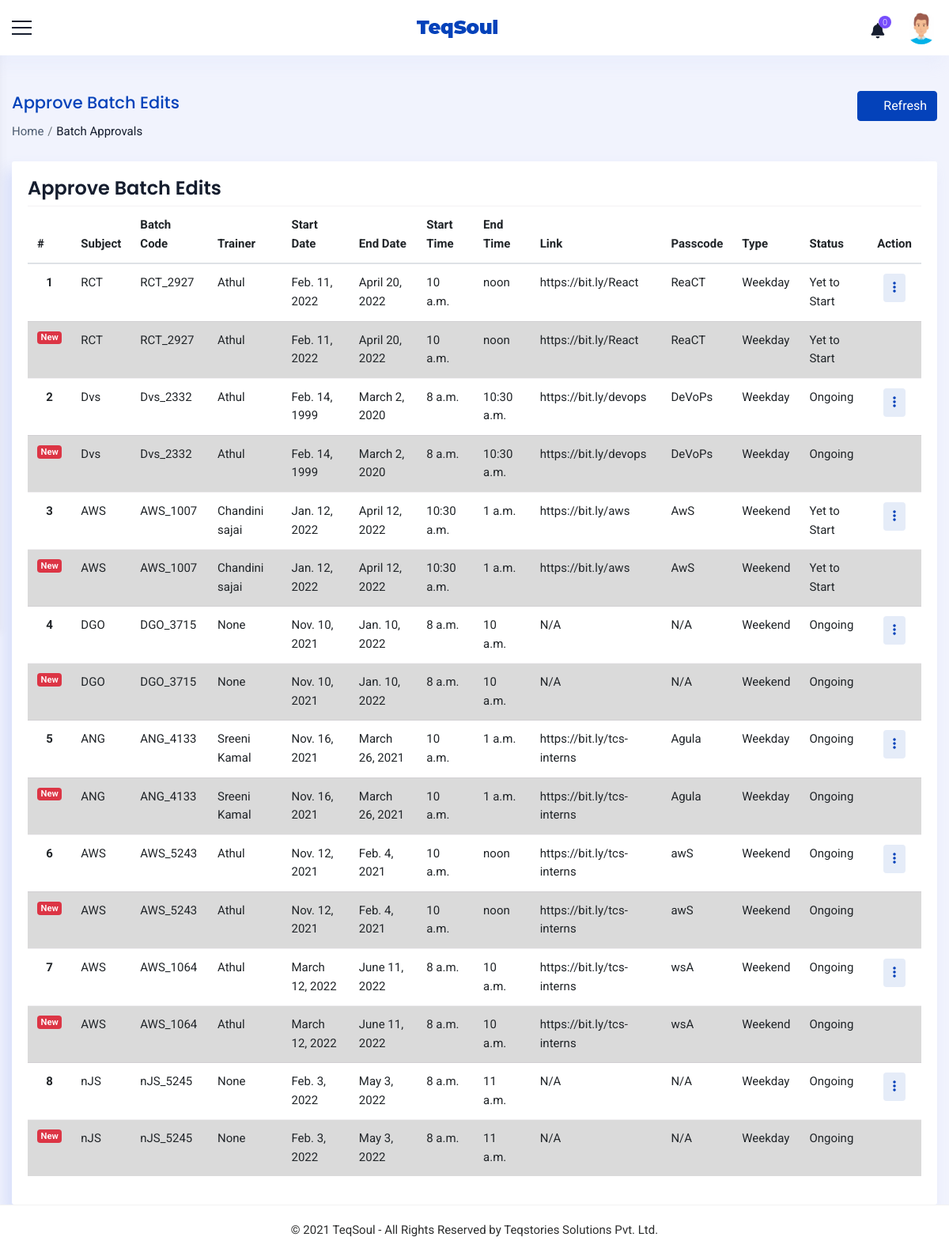
The page /operations/view/batch/approvals/ (signed in) on the database its author committed.
### accounts/models.py (models this page shows, shortened)
class Staff(models.Model):
    value= (
    ('1', 'Operations'),
    ('2', 'Sales'),
    ('3', 'Trainer'),
    ('4', 'Admin'),
    ('5', 'Operations Manager'),
    ('6', 'Sales Manager'),
    ('7', 'Trainer Manager'),
    )
    user = models.OneToOneField(User,on_delete=models.CASCADE,null=True,blank=True)
    name = models.CharField(max_length=100,null=True, blank=True)
    empid = models.CharField(max_length=100,null=True, blank=True)
    mobile = models.CharField(max_length=10,null=True, blank=True)
    email = models.EmailField(max_length=200,null=True, blank=True)
    sex = models.CharField(max_length=10,null=True,choices=sex_choices, blank=True)
    dob = models.DateField(null=True, blank=True)
    doj = models.DateField(null=True, blank=True)
    blood_group = models.CharField(max_length=100,null=True, blank=True,choices=groups)
    house = models.CharField(max_length=100,null=True, blank=True)
    street =models.CharField(max_length=100,null=True, blank=True)
    street2 =models.CharField(max_length=100,null=True, blank=True)
    city = models.CharField(max_length=100,null=True, blank=True)
    state = models.CharField(max_length=100,null=True,choices=state, blank=True)
    pin = models.CharField(max_length=100,null=True,blank=True)
    stype = models.CharField(max_length=100,null=True,choices=value, blank=True)
    status = models.CharField(max_length=20,choices=(('Active','Active'),('Inactive','Inactive')),default='Active')
    profile_pic = models.ImageField(null=True, blank=True,upload_to='images/dp/',default='accounts/static/images/user3.png')
    facebook = models.CharField(max_length=1000, null=True, blank=True)
    linkedin = models.CharField(max_length=1000, null=True, blank=True)
    instagram = models.CharField(max_length=1000, null=True, blank=True)
    approval = models.BooleanField(null=True, blank=True, default=False)
    def __str__(self):
        return self.name
    class Meta:
        unique_together = [['name']]

class TempBatch(models.Model):
    batch = models.ForeignKey(Batch, on_delete=models.CASCADE,null=True, blank=True)
    subject = models.ForeignKey(Course,on_delete=models.CASCADE)
    batch_code = models.CharField(max_length=500, blank=True)
    trainer = models.ForeignKey(Staff,on_delete=models.CASCADE,null=True, blank=True,limit_choices_to={'stype':"3"})
    start_date = models.DateField(null=True, blank=True)
    end_date = models.DateField(null=True, blank=True)
    start_time = models.TimeField(null=True, blank=True)
    end_time = models.TimeField(null=True, blank=True)
    link = models.CharField(max_length=1000, null=True, blank=True)
    passcode = models.CharField(max_length=250,null=True, blank=True)
    type = models.CharField(max_length=100,choices=(('Weekend', 'Weekend'),('Weekday','Weekday')))
    status = models.CharField(max_length=100,choices=(('2','Yet to Start'),('1','Ongoing'),('3','Completed'),('4','Cancelled')),default='2')
    to_be_approved_by = models.ForeignKey(Staff,on_delete=models.CASCADE,null=True, blank=True,related_name='temp_approved_by')

class Course(models.Model):
    name = models.CharField(max_length=1000,null=True, blank=True)
    code = models.CharField(max_length=10, null=True, blank=True)
    fee = models.CharField(max_length=10, null=True, blank=True)
    pic = models.ImageField(null=True, blank=True, default='accounts/static/images/course.jpg',upload_to='images/course/')

class Batch(models.Model):
    subject = models.ForeignKey(Course,on_delete=models.CASCADE)
    batch_code = models.CharField(max_length=500, blank=True)
    trainer = models.ForeignKey(Staff,on_delete=models.CASCADE,null=True, blank=True,limit_choices_to={'stype':"3"})
    start_date = models.DateField(null=True, blank=True)
    end_date = models.DateField(null=True, blank=True)
    start_time = models.TimeField(null=True, blank=True)
    end_time = models.TimeField(null=True, blank=True)
    link = models.CharField(max_length=1000, null=True, blank=True)
    passcode = models.CharField(max_length=250,null=True, blank=True)
    type = models.CharField(max_length=100,choices=(('Weekend', 'Weekend'),('Weekday','Weekday')))
    status = models.CharField(max_length=100,choices=(('2','Yet to Start'),('1','Ongoing'),('3','Completed'),('4','Cancelled')),default='2')
    strength = models.IntegerField(null=True, blank=True)
    last_edit_time = models.DateTimeField(null=True, blank=True)
    last_edit_user = models.ForeignKey(Staff,on_delete=models.CASCADE,null=True, blank=True,related_name='edited_by')
    approval = models.CharField(max_length=100,null=True, blank=True,choices=approval_choices ,default='2')
    to_be_approved_by = models.ForeignKey(Staff,on_delete=models.CASCADE,null=True, blank=True,related_name='approved_by')

### accounts/views.py (the view)
# urls.py: path('operations/view/batch/approvals/',ViewBatchEditApprovals.as_view(),name='batch_edit_approvals'),
class ViewBatchEditApprovals(View):
    def get(self, request):
        x = ManagerCheck(request)
        if x == True:
            staff = Staff.objects.get(user=request.user)
            notify = Notifications(staff)
            count = CountNotifications(notify)
            if staff.stype == '4':
                temp = TempBatch.objects.all()
            elif staff.stype == '5':
                temp = TempBatch.objects.filter(to_be_approved_by=staff)
            context={'count':count,'notify':notify,'staff':staff,'temp':temp}
            return render(request,'operations/batch_approvals.html',context)
        else:
            if request.user.is_authenticated:
                return render(request,'messages/common/permission_error.html')
            else:
                return redirect('home')

### accounts/functions.py (called while the page is built)
def ManagerCheck(request):
    user = request.user
    if user.is_authenticated:
        try:
            staff = Staff.objects.get(user=user)
            if staff.stype == '6' or staff.stype=='4' or staff.stype== '5' or staff.stype== '7':
                return (True)
            else:
                return (False)
        except:
            return (False)
    else:
        return (False)

def Notifications(staff):
    notifications = Notification.objects.filter(user1=staff,status='2').order_by('-date').order_by('-time')
    return notifications

def CountNotifications(notifications):
    count = 0
    for i in notifications:
        count = count +1
    return count

### accounts/templates/operations/batch_approvals.html (shortened to what this page needs)
{% extends 'common/main.html' %}
{% load static %}
{% block content %}
{% include 'common/header.html' %}
<div class="container_full">
    <div class="content_wrapper bg_homebefore inner-wrapper tables-sec">
        <div class="container-fluid">
            <div class="breadcrumbbar">
                <div class="row">
                    <div class="col-md-8 col-lg-8">
                        <h4 class="page-title">Approve Batch Edits</h4>
                        <div class="breadcrumb-list">
                            <ol class="breadcrumb">
                                <li class="breadcrumb-item"><a href="{% url 'home' %}">Home</a></li>
                                <li class="breadcrumb-item active" aria-current="page">Batch Approvals</li>
                            </ol>
                        </div>
                    </div>
                    <div class="col-md-4 col-lg-4 mr-0">
                        <div class="widgetbar">
                            <button class="btn btn-primary" onclick="window.location.reload()"><i class="ti ti-reload mr-2"></i>Refresh</button>
                        </div>
                    </div>
                </div>
            </div>
            <div class="row">
                <div class="col-lg-12 col-md-12 col-12">
                    <div class="card">
                        <h4 class="m-t-0 header-title">Approve Batch Edits</h4>
                        <div class="table-responsive">
                            <table class="table table-hover">
                                <thead>
                                    <tr>
                                        <th>#</th>
                                        <th>Subject</th>
                                        <th>Batch Code</th>
                                        <th>Trainer</th>
                                        <th>Start Date</th>
                                        <th>End Date</th>
                                        <th>Start Time</th>
                                        <th>End Time</th>
                                        <th>Link</th>
                                        <th>Passcode</th>
                                        <th>Type</th>
                                        <th>Status</th>
                                        <th class="text-right">Action</th>
                                    </tr>
                                </thead>
                                <tbody>
                                    {% for i in temp %}
                                    <tr>
                                        <th scope="row" style="text-align:center">{{forloop.counter}}</th>
                                        <td>{{i.subject.code}}</td>
                                        <td>{{i.batch_code}}</td>
                                        <td>{{i.trainer}}</td>
                                        <td>{{i.start_date}}</td>
                                        <td>{{i.end_date}}</td>
                                        <td>{{i.start_time}}</td>
                                        <td>{{i.end_time}}</td>
                                        {% if not i.link %}
                                        <td>N/A</td>
                                        <td>N/A</td>
                                        {% else %}
                                        <td>{{i.link}}</td>
                                        <td>{{i.passcode}}</td>
                                        {% endif %}
                                        <td>{{i.type}}</td>
                                        <td>{{i.get_status_display}}</td>
                                        <td  class="text-right">
                                            <div class="btn-group mr-2">
                                                <div class="dropdown">
                                                  <button class="btn btn-round btn-primary-rgba" type="button" id="CustomdropdownMenuButton4" data-toggle="dropdown" aria-haspopup="true" aria-expanded="false"><i class="fas fa-ellipsis-v"></i></button>
                                                </div>
                                            </div>
                                        </td>
                                    </tr>
                                    <tr class="table-active">
                                        <th scope="row"><span class="badge badge-pill badge-danger float-right">New</span></th>
                                        <td>{{i.batch.subject.code}}</td>
                                        <td>{{i.batch.batch_code}}</td>
                                        <td>{{i.batch.trainer}}</td>
                                        <td>{{i.batch.start_date}}</td>
                                        <td>{{i.batch.end_date}}</td>
                                        <td>{{i.batch.start_time}}</td>
                                        <td>{{i.batch.end_time}}</td>
                                        {% if not i.link %}
                                        <td>N/A</td>
                                        <td>N/A</td>
                                        {% else %}
                                        <td>{{i.batch.link}}</td>
                                        <td>{{i.batch.passcode}}</td>
                                        {% endif %}
                                        <td>{{i.batch.type}}</td>
                                        <td>{{i.batch.get_status_display}}</td>
                                        <td></td>
                                        {% empty %}
                                        <td colspan="13" >No pending approvals</td>
                                    </tr>
                                    {% endfor %}
                                </tbody>
                            </table>
                        </div>
                    </div>
                </div>
            </div>
        </div>
    </div>
    {% include 'common/footer.html' %}
</div>
{% endblock %}

### accounts/templates/common/header.html (shortened to what this page needs)
{% load static %}
<div class="header-bg">
    <header class="main-header">
      <div class="container_header phone_view border_top_bott">
        <div class="row">
          <div class="col-md-12 d-flex justify-content-between align-items-center">
            <div class="menu-icon"> <a href="javascript:void(0)" class="menu-toggler sidebar-toggler"></a> </div>
            <div class="logo d-flex align-items-center justify-content-center"> <a href="javascript:void(0)"> <strong
                  class="logo_icon"> <img src="{% static 'images/small-logo.png' %}" alt=""> </strong>  </a> </div>
            <div class="right_detail">
              <div class="row d-flex align-items-center justify-content-end">
                <div class="col-xl-12 col-12 d-flex justify-content-end">
                  <div class="right_bar_top d-flex align-items-center">
                    {% if staff %}
                        {% include 'common/notifications.html' %}
                        <div class="dropdown dropdown-user"> <a href="javascript:void(0)" class="dropdown-toggle"
                            data-toggle="dropdown" data-hover="dropdown" data-close-others="true" aria-expanded="true"> <img
                              class="img-circle pro_pic" src="{{staff.profile_pic.url}}" alt="{{staff.name}}"> </a>
                        </div>
                    {% endif %}
                  </div>
                </div>
              </div>
            </div>
          </div>
        </div>
      </div>
    </header>
  </div>

### static/css/style.css (style rules this page uses)
* { margin: 0; padding: 0; }
body { font-family: 'Roboto', sans-serif; font-size: 15px; line-height: 1.57143; font-weight: 400; color: #2d2e2e; }
h1, h2, h3, h4, h5, h6 { font-family: Poppins, sans-serif; margin-top: 0; font-weight: 600; color: #151d2e; }
a { color: #2d2e2e; transition: all 0.3s ease 0s; }
a, a:hover, a:active, a:focus { outline: none; text-decoration: none; }
i { transition: all 0.4s ease-in-out 0s; }
.img-circle { border-radius: 50%; }
.table td, .table th { border-top: 1px solid rgba(82, 63, 105, 0.07) !important; }
.btn-primary { color: #ffffff; background-color: #0442ba; border-color: #0442ba; box-shadow: none; }
.container_full { background: #f1f3fd; margin-top: 70px; position: relative; min-height: calc(100vh - 133px); overflow-x: hidden; }
.content_wrapper { margin-left: 0; margin-right: 0px; margin-top: 0; min-height: 600px; padding: 25px 0px 0px 0px; position: relative; }
.bg_homebefore { position: relative; }
.content_wrapper { padding-top: 25px; transition: all 0.3s; margin-left: 0px; }
.card { border-radius: 3px; background-color: #ffffff; box-shadow: -8px 12px 18px 0 rgba(209, 218, 249, 0.8); border: none; }
.breadcrumbbar { margin: 20px 0 25px; padding: 0; background-color: transparent; border-radius: 3px; }
.breadcrumbbar .page-title { color: #0442ba; font-size: 21px; font-weight: 500; line-height: 30px; margin-bottom: 10px; }
.breadcrumbbar .breadcrumb-list { text-align: left; }
.breadcrumbbar .breadcrumb { margin: 0; padding: 0; display: inline-flex; background-color: transparent; }
.breadcrumbbar .breadcrumb .breadcrumb-item a { color: #4e5d71; }
.breadcrumbbar .breadcrumb .breadcrumb-item.active { color: #151d2e; }
.breadcrumbbar .breadcrumb-item + .breadcrumb-item { padding-left: 0.3rem; }
.breadcrumbbar .breadcrumb-item + .breadcrumb-item::before { padding-right: 0.3rem; }
.breadcrumbbar .widgetbar { text-align: right; }
.badge { display: inline-block; padding: .25em .4em; font-size: 75%; font-weight: 600; line-height: 1; text-align: center; white-space: nowrap; vertical-align: baseline; border-radius: .25rem; transition: color .15s ease-in-out, background-color .15s ease-in-out, border-color .15s ease-in-out, box-shadow .15s ease-in-out; }
.btn-primary-rgba { background-color: rgba(4, 66, 186, 0.1); border: none; color: #0442ba; }
.tables-sec .card { padding: 20px; }
.table thead th { vertical-align: bottom; border-bottom: 2px solid #dee2e6; border-top: none; }

### rows shown on the page
Staff: profile_pic (picture)
TempBatch: subject.code "RCT", batch_code "RCT_2927", trainer "Athul", start_date "Feb. 11, 2022", end_date "April 20, 2022", start_time "10 a.m.", end_time "noon", link "https://bit.ly/React", passcode "ReaCT", type "Weekday", status "Yet to Start", batch.subject.code "RCT", batch.batch_code "RCT_2927", batch.trainer "Athul", batch.start_date "Feb. 11, 2022", batch.end_date "April 20, 2022", batch.start_time "10 a.m.", batch.end_time "noon", batch.link "https://bit.ly/React", batch.passcode "ReaCT", batch.type "Weekday", batch.status "Yet to Start"
TempBatch: subject.code "Dvs", batch_code "Dvs_2332", trainer "Athul", start_date "Feb. 14, 1999", end_date "March 2, 2020", start_time "8 a.m.", end_time "10:30 a.m.", link "https://bit.ly/devops", passcode "DeVoPs", type "Weekday", status "Ongoing", batch.subject.code "Dvs", batch.batch_code "Dvs_2332", batch.trainer "Athul", batch.start_date "Feb. 14, 1999", batch.end_date "March 2, 2020", batch.start_time "8 a.m.", batch.end_time "10:30 a.m.", batch.link "https://bit.ly/devops", batch.passcode "DeVoPs", batch.type "Weekday", batch.status "Ongoing"
TempBatch: subject.code "AWS", batch_code "AWS_1007", trainer "Chandini sajai", start_date "Jan. 12, 2022", end_date "April 12, 2022", start_time "10:30 a.m.", end_time "1 a.m.", link "https://bit.ly/aws", passcode "AwS", type "Weekend", status "Yet to Start", batch.subject.code "AWS", batch.batch_code "AWS_1007", batch.trainer "Chandini sajai", batch.start_date "Jan. 12, 2022", batch.end_date "April 12, 2022", batch.start_time "10:30 a.m.", batch.end_time "1 a.m.", batch.link "https://bit.ly/aws", batch.passcode "AwS", batch.type "Weekend", batch.status "Yet to Start"
TempBatch: subject.code "DGO", batch_code "DGO_3715", trainer "None", start_date "Nov. 10, 2021", end_date "Jan. 10, 2022", start_time "8 a.m.", end_time "10 a.m.", link "N/A", type "Weekend", status "Ongoing", batch.subject.code "DGO", batch.batch_code "DGO_3715", batch.trainer "None", batch.start_date "Nov. 10, 2021", batch.end_date "Jan. 10, 2022", batch.start_time "8 a.m.", batch.end_time "10 a.m.", batch.type "Weekend", batch.status "Ongoing"
TempBatch: subject.code "ANG", batch_code "ANG_4133", trainer "Sreeni Kamal", start_date "Nov. 16, 2021", end_date "March 26, 2021", start_time "10 a.m.", end_time "1 a.m.", link "https://bit.ly/tcs-interns", passcode "Agula", type "Weekday", status "Ongoing", batch.subject.code "ANG", batch.batch_code "ANG_4133", batch.trainer "Sreeni Kamal", batch.start_date "Nov. 16, 2021", batch.end_date "March 26, 2021", batch.start_time "10 a.m.", batch.end_time "1 a.m.", batch.link "https://bit.ly/tcs-interns", batch.passcode "Agula", batch.type "Weekday", batch.status "Ongoing"
TempBatch: subject.code "AWS", batch_code "AWS_5243", trainer "Athul", start_date "Nov. 12, 2021", end_date "Feb. 4, 2021", start_time "10 a.m.", end_time "noon", link "https://bit.ly/tcs-interns", passcode "awS", type "Weekend", status "Ongoing", batch.subject.code "AWS", batch.batch_code "AWS_5243", batch.trainer "Athul", batch.start_date "Nov. 12, 2021", batch.end_date "Feb. 4, 2021", batch.start_time "10 a.m.", batch.end_time "noon", batch.link "https://bit.ly/tcs-interns", batch.passcode "awS", batch.type "Weekend", batch.status "Ongoing"
TempBatch: subject.code "AWS", batch_code "AWS_1064", trainer "Athul", start_date "March 12, 2022", end_date "June 11, 2022", start_time "8 a.m.", end_time "10 a.m.", link "https://bit.ly/tcs-interns", passcode "wsA", type "Weekend", status "Ongoing", batch.subject.code "AWS", batch.batch_code "AWS_1064", batch.trainer "Athul", batch.start_date "March 12, 2022", batch.end_date "June 11, 2022", batch.start_time "8 a.m.", batch.end_time "10 a.m.", batch.link "https://bit.ly/tcs-interns", batch.passcode "wsA", batch.type "Weekend", batch.status "Ongoing"
TempBatch: subject.code "nJS", batch_code "nJS_5245", trainer "None", start_date "Feb. 3, 2022", end_date "May 3, 2022", start_time "8 a.m.", end_time "11 a.m.", link "N/A", type "Weekday", status "Ongoing", batch.subject.code "nJS", batch.batch_code "nJS_5245", batch.trainer "None", batch.start_date "Feb. 3, 2022", batch.end_date "May 3, 2022", batch.start_time "8 a.m.", batch.end_time "11 a.m.", batch.type "Weekday", batch.status "Ongoing"

### other values the page prints
{{ count }} "0"
